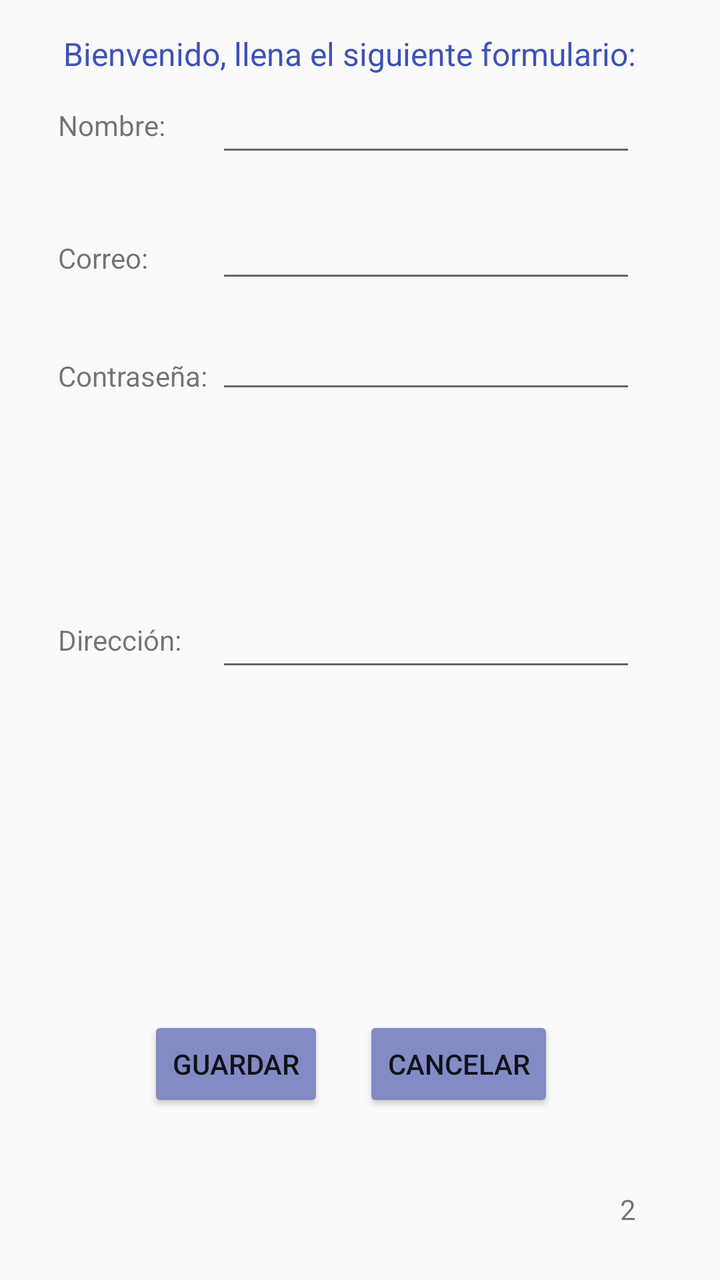
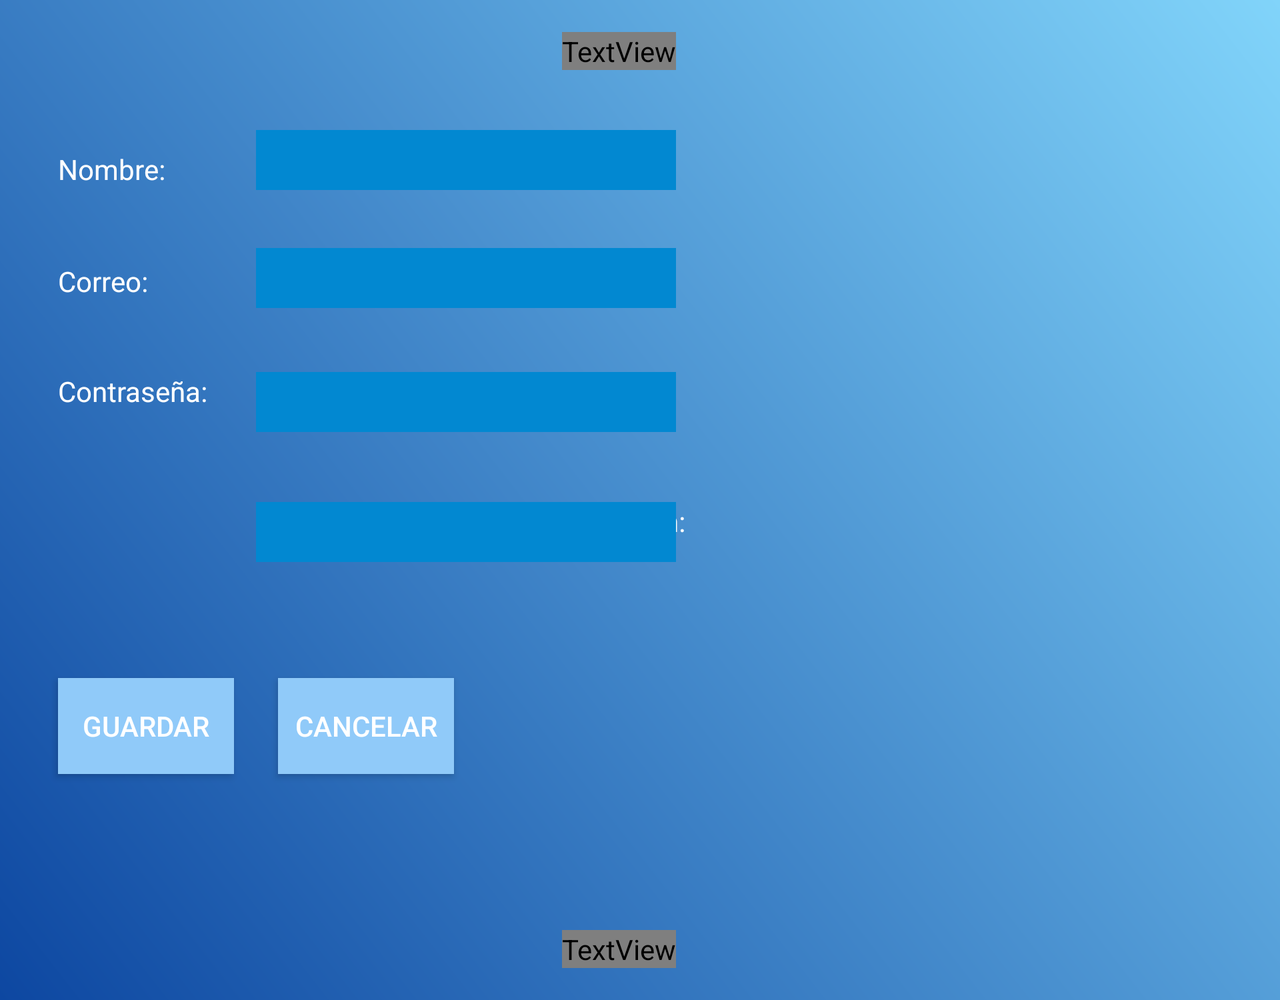

An Android layout and its configuration variant, each rendered on a device that would load it. The default file and the variant file are quoted in full after the pictures.
<!-- AndroidManifest.xml: application theme AppTheme -->
<!-- res/layout/activity_registro_cli.xml -->
<?xml version="1.0" encoding="utf-8"?>
<RelativeLayout xmlns:android="http://schemas.android.com/apk/res/android"
    xmlns:tools="http://schemas.android.com/tools"
    android:id="@+id/activity_registro"
    android:layout_width="match_parent"
    android:layout_height="match_parent"
    android:paddingBottom="@dimen/activity_vertical_margin"
    android:paddingLeft="@dimen/activity_horizontal_margin"
    android:paddingRight="@dimen/activity_horizontal_margin"
    android:paddingTop="@dimen/activity_vertical_margin"
    tools:context="lindagtz.co.easycarwash.RegistroCliente">


    <EditText
        android:layout_width="wrap_content"
        android:layout_height="wrap_content"
        android:inputType="textPersonName"
        android:ems="10"
        android:layout_alignParentTop="true"
        android:layout_alignParentEnd="true"
        android:layout_marginEnd="26dp"
        android:layout_marginTop="26dp"
        android:id="@+id/edNamec" />

    <TextView
        android:text="Nombre:"
        android:layout_width="wrap_content"
        android:layout_height="wrap_content"
        android:layout_alignTop="@+id/edNamec"
        android:layout_alignParentStart="true"
        android:layout_marginStart="13dp"
        android:layout_marginTop="11dp"
        android:id="@+id/textView4" />

    <TextView
        android:text="Correo:"
        android:layout_width="wrap_content"
        android:layout_height="wrap_content"
        android:layout_below="@+id/edNamec"
        android:layout_alignStart="@+id/textView4"
        android:layout_marginTop="36dp"
        android:id="@+id/textView5" />

    <EditText
        android:layout_width="wrap_content"
        android:layout_height="wrap_content"
        android:inputType="textEmailAddress"
        android:ems="10"
        android:id="@+id/edEmailc"
        android:layout_alignBaseline="@+id/textView5"
        android:layout_alignBottom="@+id/textView5"
        android:layout_alignStart="@+id/edNamec" />

    <TextView
        android:text="Contraseña:"
        android:layout_width="wrap_content"
        android:layout_height="wrap_content"
        android:layout_below="@+id/edEmailc"
        android:layout_alignStart="@+id/textView5"
        android:layout_marginTop="32dp"
        android:id="@+id/textView7" />

    <EditText
        android:layout_width="wrap_content"
        android:layout_height="wrap_content"
        android:inputType="textPassword"
        android:ems="10"
        android:layout_below="@+id/edEmailc"
        android:layout_alignEnd="@+id/edEmailc"
        android:layout_marginTop="14dp"
        android:id="@+id/edPasswordc" />

    <TextView
        android:text="Dirección:"
        android:layout_width="wrap_content"
        android:layout_height="wrap_content"
        android:layout_centerVertical="true"
        android:layout_alignStart="@+id/textView7"
        android:id="@+id/textView8" />

    <EditText
        android:layout_width="wrap_content"
        android:layout_height="wrap_content"
        android:inputType="textPersonName"
        android:ems="10"
        android:layout_centerVertical="true"
        android:layout_alignStart="@+id/edPasswordc"
        android:id="@+id/edDireccionc" />

    <Button
        android:text="Guardar"
        android:layout_width="wrap_content"
        android:layout_height="wrap_content"
        android:layout_alignParentBottom="true"
        android:layout_toEndOf="@+id/textView5"
        android:layout_marginBottom="68dp"
        android:id="@+id/regGuardar"
        android:backgroundTint="@color/colorPrimaryDark" />

    <Button
        android:text="Cancelar"
        android:layout_width="wrap_content"
        android:layout_height="wrap_content"
        android:layout_alignTop="@+id/regGuardar"
        android:layout_alignEnd="@+id/edDireccionc"
        android:layout_marginEnd="41dp"
        android:id="@+id/regCancelar"
        android:backgroundTint="@color/colorPrimaryDark" />

    <TextView
        android:text="2"
        android:layout_width="wrap_content"
        android:layout_height="wrap_content"
        android:layout_alignParentBottom="true"
        android:layout_alignEnd="@+id/edDireccionc"
        android:layout_marginBottom="10dp"
        android:id="@+id/txtperm" />

    <TextView
        android:text="Bienvenido, llena el siguiente formulario:"
        android:layout_width="wrap_content"
        android:layout_height="wrap_content"
        android:id="@+id/textView"
        android:textSize="16sp"
        android:textColor="@color/colorPrimary"
        android:layout_alignParentTop="true"
        android:layout_alignEnd="@+id/edNamec" />

</RelativeLayout>
<!-- resources referenced by this layout -->
<resources>
  <color name="colorPrimary">#3F51B5</color>
  <color name="colorPrimaryDark">#828bc4</color>
  <dimen name="activity_horizontal_margin">16dp</dimen>
  <dimen name="activity_vertical_margin">16dp</dimen>
  <style name="AppTheme" parent="Theme.AppCompat.Light.DarkActionBar">
  
          <item name="colorPrimary">@color/colorPrimary</item>
          <item name="colorPrimaryDark">@color/colorPrimaryDark</item>
          <item name="colorAccent">@color/colorAccent</item>
      </style>
  <color name="colorAccent">#FF4081</color>
</resources>
<!-- res/layout-land/activity_registro_cli.xml (the repository's variant of the layout above) -->
<!-- drawn on the phone turned sideways -->
<?xml version="1.0" encoding="utf-8"?>
<ScrollView xmlns:android="http://schemas.android.com/apk/res/android"
    android:layout_width="fill_parent"
    android:layout_height="fill_parent"
    android:fillViewport="true"
    android:orientation="vertical" >

    <RelativeLayout xmlns:android="http://schemas.android.com/apk/res/android"
        xmlns:tools="http://schemas.android.com/tools"
        android:id="@+id/activity_registro"
        android:layout_width="match_parent"
        android:layout_height="500dp"
        android:paddingBottom="@dimen/activity_vertical_margin"
        android:paddingLeft="@dimen/activity_horizontal_margin"
        android:paddingRight="@dimen/activity_horizontal_margin"
        android:paddingTop="@dimen/activity_vertical_margin"
        android:background="@drawable/login_background"
        tools:context="lindagtz.co.easycarwash.RegistroCliente">


        <TextView
            android:text="Nombre:"
            android:layout_width="wrap_content"
            android:layout_height="wrap_content"
            android:layout_alignTop="@+id/edNamec"
            android:layout_alignParentStart="true"
            android:layout_marginStart="13dp"
            android:textColor="#ffff"
            android:layout_marginTop="10dp"
            android:id="@+id/textView4" />

        <TextView
            android:text="Correo:"
            android:layout_width="wrap_content"
            android:layout_height="wrap_content"
            android:layout_below="@+id/edNamec"
            android:textColor="#ffff"
            android:layout_alignStart="@+id/textView4"
            android:layout_marginTop="36dp"
            android:id="@+id/textView5" />

        <EditText
            android:layout_width="wrap_content"
            android:layout_height="30dp"
            android:inputType="textEmailAddress"
            android:ems="10"
            android:background="#0288D1"
            android:id="@+id/edEmailc"
            android:layout_alignBaseline="@+id/textView5"
            android:layout_alignBottom="@+id/textView5"
            android:layout_alignStart="@+id/edNamec" />

        <TextView
            android:text="Contraseña:"
            android:layout_width="wrap_content"
            android:layout_height="wrap_content"
            android:layout_below="@+id/edEmailc"
            android:textColor="#ffff"
            android:layout_alignStart="@+id/textView5"
            android:layout_marginTop="32dp"
            android:id="@+id/textView7" />

        <TextView
            android:text="2"
            android:layout_width="wrap_content"
            android:layout_height="wrap_content"
            android:layout_alignParentBottom="true"
            android:layout_alignEnd="@+id/edDireccionc"
            android:layout_marginBottom="10dp"
            android:id="@+id/txtperm"
            android:textColor="@color/cast_expanded_controller_ad_container_white_stripe_color" />

        <TextView
            android:text="Por favor, llena el siguiente formulario:"
            android:layout_width="wrap_content"
            android:layout_height="wrap_content"
            android:id="@+id/textView"
            android:textSize="18sp"
            android:textColor="@color/start"
            android:layout_alignParentTop="true"
            android:layout_alignEnd="@+id/edNamec" />

        <EditText
            android:layout_width="wrap_content"
            android:layout_height="30dp"
            android:inputType="textPersonName"
            android:ems="10"
            android:background="#0288D1"
            android:layout_marginTop="30dp"
            android:id="@+id/edNamec"
            android:layout_below="@+id/textView"
            android:layout_toEndOf="@+id/textView7"
            android:layout_marginStart="24dp" />

        <EditText
            android:layout_width="wrap_content"
            android:layout_height="30dp"
            android:inputType="textPassword"
            android:ems="10"
            android:background="#0288D1"
            android:id="@+id/edPasswordc"
            android:layout_alignTop="@+id/textView7"
            android:layout_alignStart="@+id/edEmailc" />

        <TextView
            android:text="Dirección:"
            android:layout_width="wrap_content"
            android:layout_height="wrap_content"
            android:textColor="#ffff"
            android:id="@+id/textView8"
            android:layout_marginTop="35dp"
            android:layout_below="@+id/edPasswordc"
            android:layout_alignStart="@+id/textView" />

        <EditText
            android:layout_width="wrap_content"
            android:layout_height="30dp"
            android:inputType="textPersonName"
            android:ems="10"
            android:background="#0288D1"
            android:id="@+id/edDireccionc"
            android:layout_alignTop="@+id/textView8"
            android:layout_alignStart="@+id/edPasswordc" />

        <Button
            android:text="Guardar"
            android:textColor="#ffff"
            android:layout_width="wrap_content"
            android:layout_height="wrap_content"
            android:id="@+id/regGuardar"
            android:background="#90CAF9"
            android:layout_marginTop="58dp"
            android:layout_below="@+id/edDireccionc"
            android:layout_alignStart="@+id/textView7" />

        <Button
            android:text="Cancelar"
            android:textColor="#ffff"
            android:layout_width="wrap_content"
            android:layout_height="wrap_content"
            android:layout_marginEnd="54dp"
            android:id="@+id/regCancelar"
            android:background="#90CAF9"
            android:layout_alignBaseline="@+id/regGuardar"
            android:layout_alignBottom="@+id/regGuardar"
            android:layout_toStartOf="@+id/txtperm" />

    </RelativeLayout>

</ScrollView>
<!-- resources referenced by the variant -->
<!-- as the phone turned sideways resolves them -->
<resources>
  <dimen name="activity_horizontal_margin">16dp</dimen>
  <dimen name="activity_vertical_margin">16dp</dimen>
  <!-- drawable login_background (drawable) -->
  <?xml version="1.0" encoding="utf-8"?>
  <shape xmlns:android="http://schemas.android.com/apk/res/android"
      android:layout_width="match_parent" android:layout_height="match_parent">
  
  
          <gradient android:startColor="#0D47A1"
              android:endColor="#81D4FA"
              android:angle="45"
  
              />
  </shape>
  <style name="AppTheme" parent="Theme.AppCompat.Light.DarkActionBar">
  
          <item name="colorPrimary">@color/colorPrimary</item>
          <item name="colorPrimaryDark">@color/colorPrimaryDark</item>
          <item name="colorAccent">@color/colorAccent</item>
      </style>
  <color name="colorPrimary">#3F51B5</color>
  <color name="colorPrimaryDark">#828bc4</color>
  <color name="colorAccent">#FF4081</color>
</resources>
